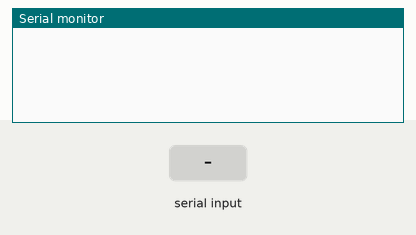
A sketch run on a simulated ESP32. Shown: the last lines printed to the serial monitor. The inputs (shaded band) are chosen by the test bench. WiFi joins after 1.5 s; servers stay silent unless stated.

Above: at 3.0 s.
3.1 s: "DAT:\n" received over the second serial link
At 4.2 s:
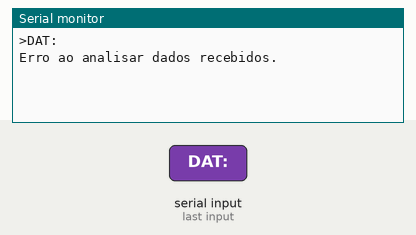
4.8 s: "90,45\n" received over the second serial link
At 5.4 s:
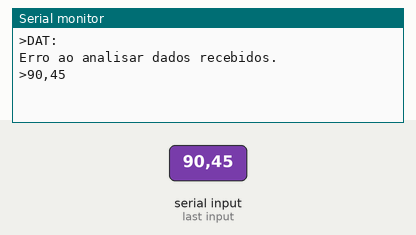
6.3 s: "3\n" received over the second serial link
At 6.6 s:
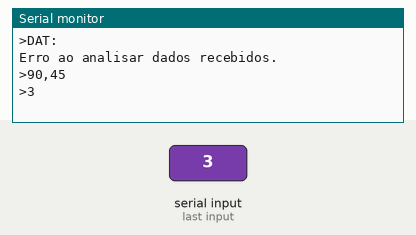
7.8 s: "DAT:,45\n" received over the second serial link
At 9.0 s:
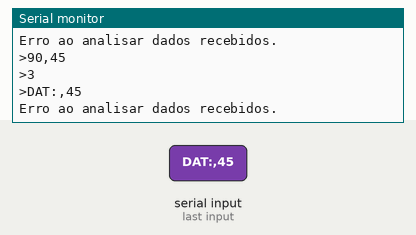
9.3 s: "90,45,200\n" received over the second serial link
At 10.3 s:
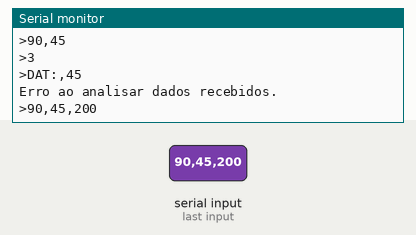

Measured:
- after the input at 3.1 s, the serial monitor: prints a new line after 0.21 s (image 1)
- after the input at 4.8 s, the serial monitor: prints a new line at once (image 2)
- after the input at 6.3 s, the serial monitor: prints a new line at once (image 3)
- after the input at 7.8 s, the serial monitor: prints a new line at once (image 4)
- after the input at 9.3 s, the serial monitor: prints a new line at once (image 5)

The sketch:

main.ino
```cpp
#define BLYNK_TEMPLATE_ID "TMPL23_DeOvW0"
#define BLYNK_TEMPLATE_NAME "Bumblebee"
#define BLYNK_AUTH_TOKEN "aEMj2BSxHnip3ZZyZqVnBzrAlQsCEoBY"
#include <WiFi.h>
#include <BlynkSimpleEsp32.h>
#include <SoftwareSerial.h>

// Definição das variáveis globais de WiFi e autenticação
char auth[] = BLYNK_AUTH_TOKEN;
char ssid[] = "brisa-688923";
char pass[] = "akjd2t58";

// Definições dos pinos virtuais do Blynk
#define VPIN_TEMP V0
#define VPIN_HUMID V1
#define VPIN_SWITCH_DHT V2
#define VPIN_SWITCH_ULTRASONIC V3
#define VPIN_DIST V4

// Definição dos pinos para as portas seriais
#define RXD1 16 // RX pin for mySerial1
#define TXD1 17 // TX pin for mySerial1
#define RXD2 18 // RX pin for mySerial2
#define TXD2 19 // TX pin for mySerial2

SoftwareSerial mySerial1(RXD1, TXD1); // RX, TX for data communication
SoftwareSerial mySerial2(RXD2, TXD2); // RX, TX for command communication
int temp, humid, percent;

// Variáveis de estado
bool dhtActive = true;
bool ultrasonicActive = true;

BLYNK_WRITE(VPIN_SWITCH_DHT) {
  dhtActive = param.asInt(); // Recebe comando do Blynk para ativar/desativar DHT
}

BLYNK_WRITE(VPIN_SWITCH_ULTRASONIC) {
  ultrasonicActive = param.asInt(); // Recebe comando do Blynk para ativar/desativar Ultrassônico
}

void setup() {
  Serial.begin(9600);
  mySerial1.begin(9600);
  mySerial2.begin(9600);

  // Conexão WiFi e Blynk
  WiFi.begin(ssid, pass);
  Blynk.begin(auth, ssid, pass);

  // Sincroniza os estados iniciais dos pinos virtuais do Blynk
  Blynk.syncVirtual(VPIN_SWITCH_DHT);
  Blynk.syncVirtual(VPIN_SWITCH_ULTRASONIC);
}

void loop() {
  Blynk.run();

  if (mySerial1.available() > 0) {
    String data = mySerial1.readStringUntil('\n');
    data.trim(); // Remove espaços e caracteres indesejados
    Serial.print(">");
    Serial.println(data);
    if (data.startsWith("DAT:")) {
      data.remove(0, 4);
      int tempCheck, humidCheck, percentCheck;
      int numScanned = sscanf(data.c_str(), "%d,%d,%d", &tempCheck, &humidCheck, &percentCheck);

      if (numScanned == 3) {
        temp = tempCheck;
        humid = humidCheck;
        percent = percentCheck;

        Blynk.virtualWrite(VPIN_TEMP, temp);
        Blynk.virtualWrite(VPIN_HUMID, humid);
        Blynk.virtualWrite(VPIN_DIST, percent);
      } else {
        Serial.println("Erro ao analisar dados recebidos.");
      }
    }
  }

  mySerial2.print("CMD:");
  mySerial2.print(dhtActive);
  mySerial2.print(",");
  mySerial2.println(ultrasonicActive);
  delay(300);
}
```
